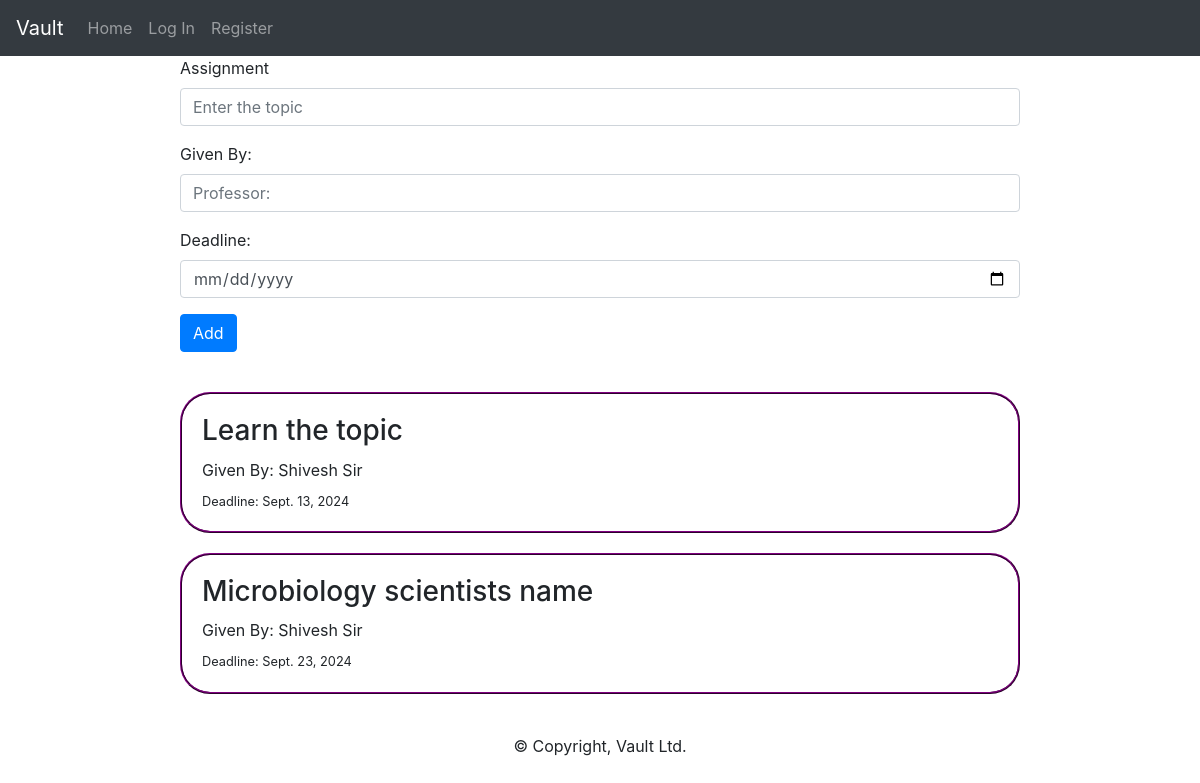
/assignment, run on the app's committed database.
### chat/models.py (models this page shows, shortened)
class Assignment(models.Model):
    user = models.CharField("username", default="user1", max_length=64)
    name = models.CharField("assignment", default="assignment", max_length=256)
    prof = models.CharField("username", default="user1", max_length=64)
    time = models.DateField("deadline")

### chat/views.py (the view, shortened to what this page needs)
# urls.py: path("assignment", views.assignment, name="assignment"),
def assignment(request):
    a = Assignment.objects.all().order_by("time")
    return render(request, "chat/assignment.html", {
        "a": a
    })

### chat/templates/chat/assignment.html (shortened to what this page needs)
{% extends 'chat/layout.html' %}
{% block body %}
<div style="margin: auto; width: 70%">
    <form action="{% url 'assignment' %}" method="post">
        <div class="form-group">
            <label for="formGroupExampleInput">Assignment</label>
            <input name="assignment_name" type="text" class="form-control" id="formGroupExampleInput" placeholder="Enter the topic">
        </div>
        <div class="form-group">
            <label for="formGroupExampleInput2">Given By:</label>
            <input type="text" name="prof" class="form-control" id="formGroupExampleInput2" placeholder="Professor:">
        </div>
        <div class="form-group">
            <label for="formGroupExampleInput2">Deadline:</label>
            <input type="date" name="deadline" class="form-control" id="formGroupExampleInput2" placeholder="Deadline">
        </div>
        <button style="margin-bottom: 40px" type="submit" class="btn btn-primary">Add</button>
    </form>
</div>
{% for data in a %}
    <div class="assignment_box">
        <h3 style="margin: 10px">{{data.name}}</h3>
        <p style="font-style: sans-serif; margin: 10px">Given By: {{data.prof}}</p>
        <small><p style="margin: 10px">Deadline: {{data.time}}</p></small>
    </div>
{% endfor %}
{% endblock %}

### chat/static/chat/styles.css (style rules this page uses)
.assignment_box { margin: auto; margin-bottom: 20px; width: 70%; height: 20%; border: 2px purple; border-style: ridge; border-radius: 30px; padding: 10px }

### data on the page
Assignment: name "Learn the topic", prof "Shivesh Sir", time "Sept. 13, 2024"
Assignment: name "Microbiology scientists name", prof "Shivesh Sir", time "Sept. 23, 2024"
